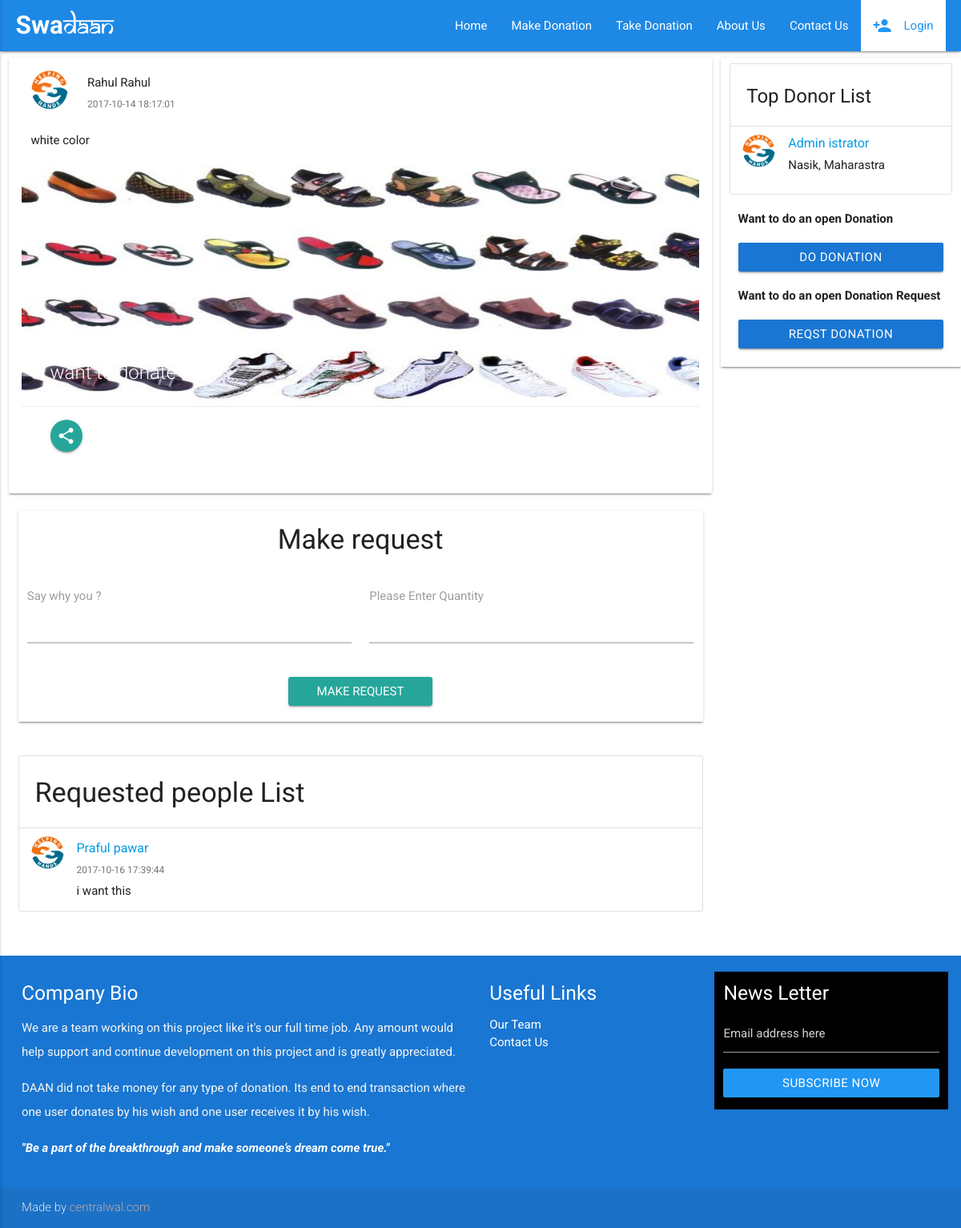
The page /index.php/index/donate_description/i_want_to_donate_my on the database its author committed.
### tables this page shows
CREATE TABLE `donation` (
  `id` int(8) NOT NULL,
  `uid` int(8) NOT NULL,
  `name` varchar(50) NOT NULL,
  `type` int(15) NOT NULL COMMENT 'We need to save id from donation_type',
  `status` int(1) NOT NULL DEFAULT '0' COMMENT '0 for donate and 1 for request',
  `address` varchar(50) NOT NULL,
  `city` varchar(20) NOT NULL,
  `state` varchar(20) NOT NULL,
  `pincode` int(8) NOT NULL,
  `qty` int(8) NOT NULL,
  `slug` varchar(255) NOT NULL,
  `message` varchar(50) NOT NULL,
  `datetime` timestamp NOT NULL DEFAULT CURRENT_TIMESTAMP
);

CREATE TABLE `users` (
  `id` mediumint(8) UNSIGNED NOT NULL,
  `ip_address` varchar(45) NOT NULL,
  `username` varchar(100) NOT NULL,
  `password` varchar(80) NOT NULL,
  `pro_img` varchar(100) NOT NULL DEFAULT 'assets/img/profile.png',
  `salt` varchar(40) DEFAULT NULL,
  `email` varchar(254) NOT NULL,
  `activation_code` varchar(40) DEFAULT NULL,
  `forgotten_password_code` varchar(40) DEFAULT NULL,
  `forgotten_password_time` int(11) UNSIGNED DEFAULT NULL,
  `remember_code` varchar(40) DEFAULT NULL,
  `created_on` int(11) UNSIGNED NOT NULL,
  `last_login` int(11) UNSIGNED DEFAULT NULL,
  `active` tinyint(1) UNSIGNED DEFAULT NULL,
  `first_name` varchar(50) DEFAULT NULL,
  `last_name` varchar(50) DEFAULT NULL,
  `phone` varchar(20) DEFAULT NULL
);

CREATE TABLE `donation_type` (
  `id` int(11) NOT NULL,
  `name` varchar(100) NOT NULL,
  `image` varchar(150) NOT NULL,
  `datetime` timestamp NOT NULL DEFAULT CURRENT_TIMESTAMP
);

CREATE TABLE `user_request` (
  `id` int(8) NOT NULL,
  `uid` int(8) NOT NULL,
  `donationid` int(8) NOT NULL,
  `message` varchar(50) NOT NULL,
  `qty` int(8) NOT NULL DEFAULT '1',
  `datetime` timestamp NOT NULL DEFAULT CURRENT_TIMESTAMP
);

### application/views/front/layout/template.php (called while the page is built, shortened)
<?php
	if(isset($header)==FALSE)
		$header['meta']	= DESCRIPTION;
	$this->load->view('front/layout/header', isset($header)?$header:'');
	$this->load->view( isset($content)?$content:'');
?>

### application/controllers/Index.php (called while the page is built, shortened)
<?php
class Index extends CI_Controller {
	public function __construct()
	{
		$this->load->model('index_model');
	}
	public function donate_description($slug){
		$data = $this->session->flashdata('data');
		$data['desc_card']=$this->index_model->getDescCard('donation',array('slug' =>$slug),'*,donation_type.name as donation_name,donation.datetime as donation_date,donation.name as donation_title, donation.message as donation_message');
		$data['angles_donar']=$this->index_model->getDonars('transaction',false,'users.first_name,users.last_name,users.pro_img,count(user_request.uid) as usr_cnt',array('usr_cnt'=>'DSC'),false,12);
		$data['req_list']=$this->index_model->getReqList('user_request',array('slug' =>$slug),'donation.slug,user_request.datetime,user_request.message,users.first_name,users.last_name,users.pro_img',false,false,20);
		$data['page_name'] = "Donation Descrition";
		$data['content']   = 'front/donation_desc';
		$this->load->view('front/layout/template',$data);
	}
}

### index.php (called while the page is built, shortened)
<?php
require_once BASEPATH.'core/CodeIgniter.php';

### application/models/Index_model.php (called while the page is built, shortened)
<?php if( !defined('BASEPATH')) exit('No direct script access alloed');
class Index_model extends CI_Model
{
	public function getDonars($tbl_name,$condition=FALSE,$select=FALSE,$order_by=FALSE,$start=FALSE,$limit=FALSE)
			{
				if($select!="")
					{$this->db->select($select);}
				if(count($condition)>0 && $condition!="")
					{ $condition=$condition; }
				else
					{$condition=array();}
				if(count($order_by)>0 && $order_by!="")
				{
					foreach($order_by as $key=>$val)
						{$this->db->order_by($key,$val);}
				}
				if($limit!="" || $start!="")
					{ $this->db->limit($limit,$start);}
				$this->db->join('user_request','user_request.id='.$tbl_name.".request_id");
				$this->db->join('users','users.id=user_request.uid');
				$this->db->group_by('user_request.uid');
				$rst=$this->db->get_where($tbl_name,$condition);
				return $rst->result_array();
			}
			public function getDescCard($tbl_name,$condition=FALSE,$select=FALSE,$order_by=FALSE,$start=FALSE,$limit=FALSE)
			{
				if($select!="")
					{$this->db->select($select);}
				if(count($condition)>0 && $condition!="")
					{ $condition=$condition; }
				else
					{$condition=array();}
				$this->db->join('donation_type','donation_type.id='.$tbl_name.".type");
				$this->db->join('users','users.id='.$tbl_name.".uid");
				$rst=$this->db->get_where($tbl_name,$condition);
				return $rst->result_array();
			}
		public function getReqList($tbl_name,$condition=FALSE,$select=FALSE,$order_by=FALSE,$start=FALSE,$limit=FALSE)
			{
				if($select!="")
					{$this->db->select($select);}
				if(count($condition)>0 && $condition!="")
					{ $condition=$condition; }
				else
					{$condition=array();}
				if($limit!="" || $start!="")
					{ $this->db->limit($limit,$start);}
				$this->db->join('donation','donation.id='.$tbl_name.".donationid");
				$this->db->join('users','users.id='.$tbl_name.".uid");
				$rst=$this->db->get_where($tbl_name,$condition);
				return $rst->result_array();
			}
}

### application/views/front/donation_desc.php (the view, shortened to what this page needs)
<div class="conatiner">
			<div class="row">
				<div class="col l9 s12 m12">
					<section>
						<div id="profile-page-wall-post" class="card" style="padding:16px;">
							<div class="card-profile-title">
								<div class="row">
									<div class="col s1">
										<img style="height: 50px;width: 50px;" src="<?=base_url().$desc_card[0]["pro_img"];?>" alt="Q" class="circle responsive-img valign profile-post-uer-image">
									</div>
									<div class="col s10">
										<p class="grey-text text-darken-4 margin"><?=$desc_card[0]["first_name"]." ".$desc_card[0]["first_name"];?></p>
										<span class="grey-text text-darken-1 ultra-small"><?=$desc_card[0]["donation_date"];?></span>
									</div>
									<div class="col s1 right-align">
									</div>
								</div>
								<div class="row">
									<div class="col s12">
										<span><?=$desc_card[0]["donation_message"];?></span>
									</div>
								</div>
							</div>
							<div class="card-image profile-medium">
								<img style="height: 300px;" src="<?=base_url().$desc_card[0]["image"];?>" alt="<?=$desc_card[0]["donation_name"];?>" class="responsive-img profile-post-image profile-medium">
								<span class="card-title"><?=$desc_card[0]["donation_title"];?></span>
							</div>
							<div class="card-action row">
								<div class="col s4 card-action-share">
								<button class="btn-floating btn waves-effect" onclick="copy('#url')"><i name="share" class="material-icons">share</i></button>
							</div>
						</div>
					</div>
				</section>
				<section>
					<div class="row">
						<div class="col l12">
							<div class="row">
					              <div class="card">
					                  <h4 class="header1 center">Make request</h4>
					                  <form method="post" action="<?=base_url().INDEXPHP;?>index/make_donaton_reqst/<?=$this->uri->uri_string();?>">
					                   <div class="row">
					                    <div class="input-field col s6">
					                      <textarea required="" maxlength="150" id="textarea" name="message" class="materialize-textarea"></textarea>
											 <label for="textarea" class="">Say why you ?</label>
					                    </div>
					                    <div class="input-field col s6">
					                      <input type="number" min="1" name="donate_qty" style="padding-bottom: 36px;" max="10">
												 <label for="textarea" class="">Please Enter Quantity</label>
					                    </div>
					                    <div class="input-field col s12 center">
					                        <input type="submit" class="waves-button-input btn waves-effect"  value="Make Request" />
					                    </div>
					                  </div>
					                </form>
					               </div>
					          </div>
						</div>
						<div class="col l12">
							<ul class="collection with-header">
							<li class="collection-header">
								<h4>Requested people List</h4>
							 </li>
                            <?php foreach ($req_list as $key => $value):?>
							  <li class="collection-item avatar">
                              <a href="#"><img src="<?=base_url().$value['pro_img'];?>" alt="<?=$value['first_name']." ".$value['last_name'];?>" class="circle">
                              <p class="title"><?=$value['first_name']." ". $value["last_name"];?></p></a>
                             <span class="grey-text text-darken-1 ultra-small"><?=$value['datetime'];?></span>
							  <p><?=$value['message'];?></p>
                            </li>
                            <?php endforeach;?>
                        </ul>
						</div>
					</div>
				</section>
			</div>
				<div class="col l3 s12 m12 card">
					<ul class="collection with-header">
						<li class="collection-header"><h4 style="font-size:24px;">Top Donor List</h4></li>
						<?php
		  				foreach ($angles_donar as $key => $value) :
		  				?>
						<li class="collection-item avatar waves-effect" style="width:100%;">
							<a href="profile.php?uid=2">
						  <img src="<?=base_url().$value['pro_img']?>" alt="<?=$value['first_name']." ".$value['last_name'];?>" class="circle">
						  <span class="title"><?=$value['first_name']." ".$value['last_name'];?></span>
							</a>
							<p>Nasik, Maharastra</p>
						</li>
					<?php endforeach;?>
						 </ul>
					  <div class="container row">
					  	<p><b>Want to do an open Donation</b></p>
					  	<a href="#" style="width:100%" class="btn blue darken-2">Do Donation</a>
					  	<p><b>Want to do an open Donation Request</b></p>
					  	<a href="#" style="width:100%" class="btn blue darken-2">reqst Donation</a>
					  	<br/><br/>
					  </div>
	          	</div>
				</div>
			</div>

### assets/css/style.css (style rules this page uses)
p { line-height: 2rem; }

### html/css/core.css (style rules this page uses)
body { background-color: #f9f9f9; }
.container { padding: 0 0.5rem; margin: 0 auto; max-width: 100% !important; width: 98%; }
@media only screen and (min-width: 601px) { .container { width: 98%; } }
@media only screen and (min-width: 993px) { .container { width: 98%; } }
.ultra-small { font-size: 0.8rem; margin: 0; padding: 0; }
p.title { font-size: 1.3rem; }
.margin { margin: 0 !important; }
.card { overflow: hidden; }

### application/views/front/layout/header.php (style rules this page uses)
body { display: flex; min-height: 100vh; flex-direction: column; }
body { background: #fff; }

### rows shown on the page
donation: uid.pro_img (placeholder picture), uid.first_name "Rahul", datetime "2017-10-14 18:17:01", message "white color", donation_type.image (picture), name "i want to donate my"
user_request: uid.pro_img (placeholder picture), uid.first_name "Praful", uid.last_name "pawar", datetime "2017-10-16 17:39:44", message "i want this"

### other values the page prints
$value['first_name'] "Admin"
$value['last_name'] "istrator"
